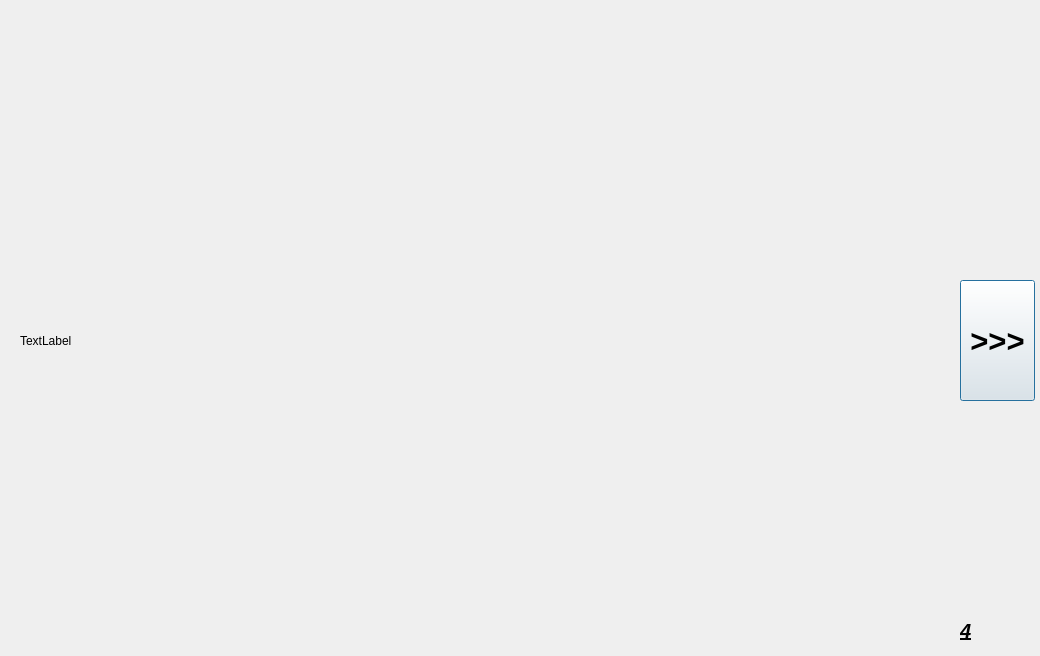
<?xml version="1.0" encoding="UTF-8"?>
<ui version="4.0">
 <class>cours4</class>
 <widget class="QDialog" name="cours4">
  <property name="geometry">
   <rect>
    <x>0</x>
    <y>0</y>
    <width>1040</width>
    <height>656</height>
   </rect>
  </property>
  <property name="windowTitle">
   <string>Dialog</string>
  </property>
  <widget class="QLabel" name="label">
   <property name="geometry">
    <rect>
     <x>20</x>
     <y>10</y>
     <width>931</width>
     <height>661</height>
    </rect>
   </property>
   <property name="text">
    <string>TextLabel</string>
   </property>
  </widget>
  <widget class="QPushButton" name="pushButton">
   <property name="geometry">
    <rect>
     <x>960</x>
     <y>280</y>
     <width>75</width>
     <height>121</height>
    </rect>
   </property>
   <property name="font">
    <font>
     <pointsize>23</pointsize>
     <bold>true</bold>
    </font>
   </property>
   <property name="text">
    <string>&gt;&gt;&gt;</string>
   </property>
  </widget>
  <widget class="QLabel" name="label_2">
   <property name="geometry">
    <rect>
     <x>960</x>
     <y>600</y>
     <width>101</width>
     <height>61</height>
    </rect>
   </property>
   <property name="font">
    <font>
     <pointsize>15</pointsize>
     <italic>true</italic>
     <bold>true</bold>
     <underline>true</underline>
    </font>
   </property>
   <property name="text">
    <string>4</string>
   </property>
  </widget>
 </widget>
 <resources/>
 <connections/>
</ui>
